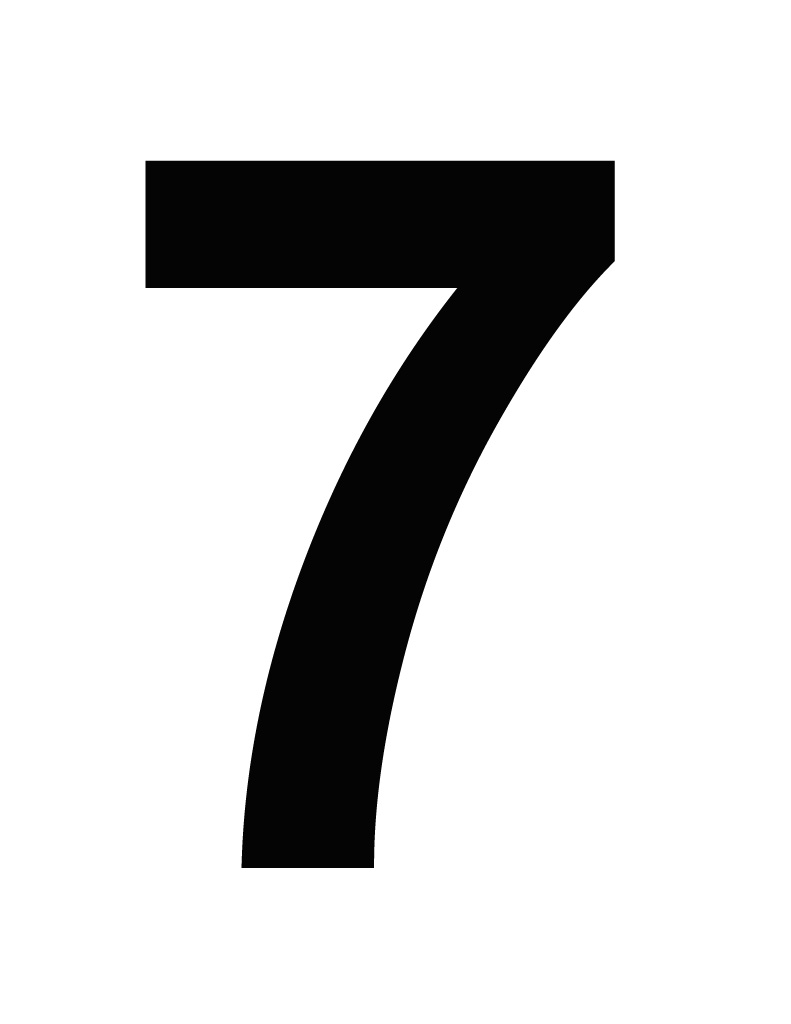
#> input picture images/test.png, 791 x 1024 px
$ python imagerec.py
#> lines starting #> are read from the running program, lines starting #| are printed output that depends on the picture
from PIL import Image
import numpy as np
import matplotlib.pyplot as plt
from collections import Counter
import time

# [44 lines left out: functions createExamples, threshold, not called in this run]

def whatNumIsThis(filePath):

#> called with filePath = 'images/test.png'
    matchedAr = []
    loadExamps = open('numArEx.txt','r').read()
#> (reads numArEx.txt from the repository)
    loadExamps = loadExamps.split('\n')
    i = Image.open(filePath)
#> i is the input picture: PIL image 791x1024 RGB; min 0, max 255, mean 213.1
    iar = np.array(i)
    iarl = iar.tolist()
#> iarl = 1024 items
    inQuestion = str(iarl)
    for eachExample in loadExamps:
        try:
            splitEx = eachExample.split('::')
            currentNum = splitEx[0]
            currentAr = splitEx[1]
            eachPixEx = currentAr.split('],')
            eachPixInQ = inQuestion.split('],')
            x = 0
            while x < len(eachPixEx):
                if eachPixEx[x] == eachPixInQ[x]:
                    matchedAr.append(int(currentNum))

                x+=1
        except Exception as e:
            print(str(e))
#> after the loop, matchedAr = 96 values from 1 to 1

    x = Counter(matchedAr)
#> x = {1: 96}
    print(x)
#| Counter({1: 96})
    graphX = []
    graphY = []

    ylimi = 0

    for eachThing in x:
        graphX.append(eachThing)
        graphY.append(x[eachThing])
        ylimi = x[eachThing]
#> this loop made 1 pass
#> ylimi on pass 1: 96
#> after the loop, graphX = [1]; graphY = [96]


    fig = plt.figure()
    ax1 = plt.subplot2grid((4,4),(0,0), rowspan=1, colspan=4)
    ax2 = plt.subplot2grid((4,4),(1,0), rowspan=3,colspan=4)

    ax1.imshow(iar)
    ax2.bar(graphX,graphY,align='center')
    plt.ylim(10)

    xloc = plt.MaxNLocator(12)
    ax2.xaxis.set_major_locator(xloc)

    plt.show()
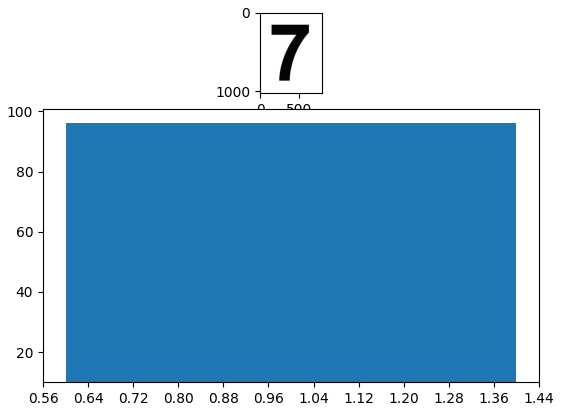
#> figure drawn by matplotlib, 2 panels

whatNumIsThis('images/test.png')
